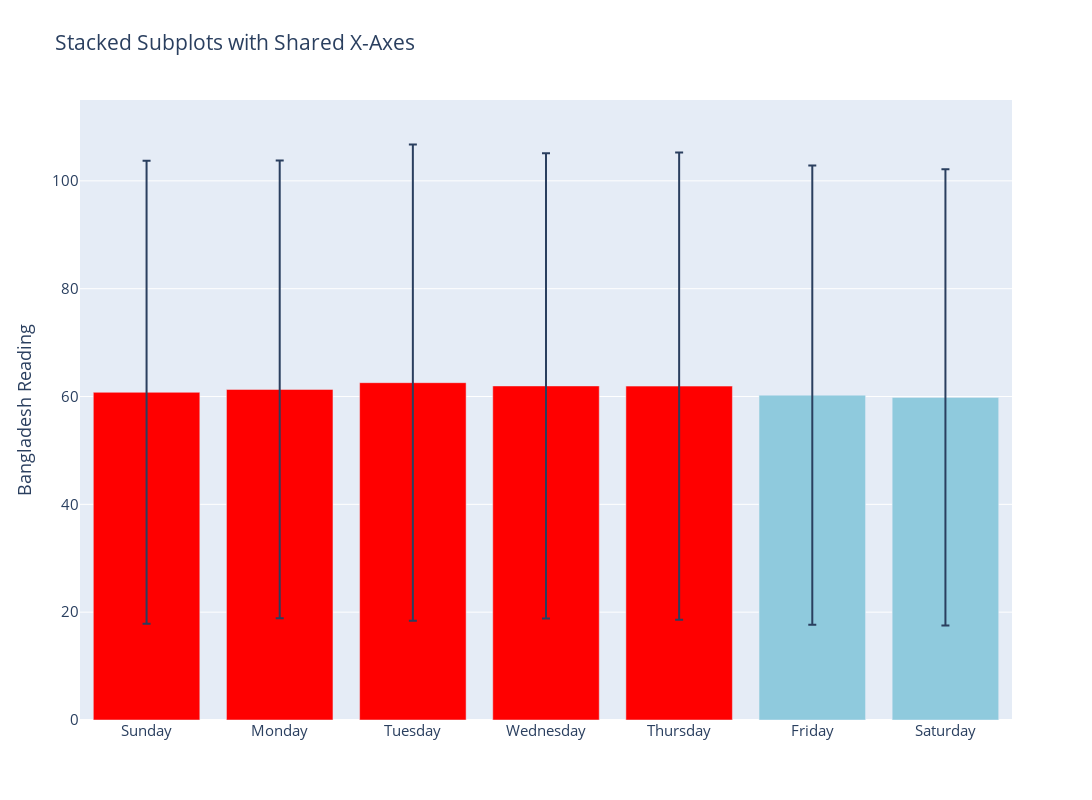

Source (notebook cell):
### Code cell
from plotly.subplots import make_subplots

weekend_by_country = {'Bangladesh': ['Friday', 'Saturday'], 'India': ['Saturday', 'Sunday'],
                      'Myanmar': ['Saturday', 'Sunday']}
week_day = ['Sunday', 'Monday', 'Tuesday', 'Wednesday', 'Thursday', 'Friday', 'Saturday']

fig = make_subplots(rows=2, cols=1,
                    shared_xaxes=True,
                    vertical_spacing=0.02)

for i, country_name in enumerate(country_series[["Bangladesh"]]):
    day_names = country_series.index.day_name()
    week_group = country_series[country_name].groupby(day_names)
    week_info = pd.concat([week_group.mean(), week_group.std()], axis=1)
    week_info['color'] = week_info.apply(
        lambda x: '#8fcadd' if x.name in weekend_by_country[country_name] else '#ff0000', axis=1)
    week_info = week_info.reindex(week_day)

    fig.add_trace(
        # go.Scatter(x=mobility_two_year.index, y=mobility_two_year[mobility_type], fill='tozeroy', mode='lines', line_color='indigo'),
        go.Bar(
            x=week_info.index,
            y=week_info.iloc[:, 0],
            error_y=dict(type='data', array=week_info.iloc[:, 1]),
            marker_color=week_info.color  # marker color can be a single color value or an iterable
        ),
        row=i + 1, col=1)

    fig.update_yaxes(title_text=country_name + ' Reading' , row=i + 1, col=1, range=[0, 115], )

fig.update_layout(height=800, width=1600,
                  title_text="Stacked Subplots with Shared X-Axes", legend_orientation='h', font_size=15)

fig.show()

### Figure 1 — Plotly figure (JSON) as saved in the notebook; plotly's stock layout.template omitted (floating-point values rounded to 4 significant figures)
{"data": [{"error_y": {"array": [42.93, 42.45, 44.16, 43.15, 43.33, 42.58, 42.3], "type": "data"}, "marker": {"color": ["#ff0000", "#ff0000", "#ff0000", "#ff0000", "#ff0000", "#8fcadd", "#8fcadd"]}, "type": "bar", "x": ["Sunday", "Monday", "Tuesday", "Wednesday", "Thursday", "Friday", "Saturday"], "xaxis": "x", "y": [60.78, 61.32, 62.57, 61.96, 61.93, 60.25, 59.84], "yaxis": "y"}], "layout": {"font": {"size": 15}, "height": 800, "legend": {"orientation": "h"}, "title": {"text": "Stacked Subplots with Shared X-Axes"}, "width": 1600, "xaxis": {"anchor": "y", "domain": [0.0, 1.0]}, "yaxis": {"anchor": "x", "domain": [0.0, 1.0], "range": [0, 115], "title": {"text": "Bangladesh Reading"}}}}
